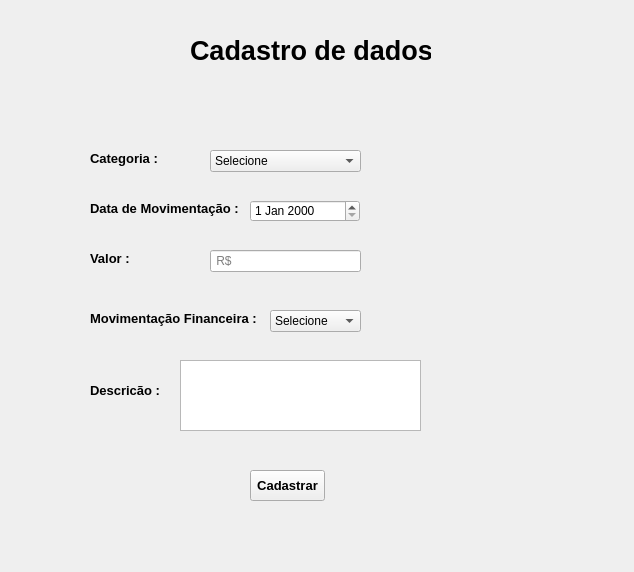
<?xml version="1.0" encoding="UTF-8"?>
<ui version="4.0">
 <class>tela</class>
 <widget class="QWidget" name="tela">
  <property name="geometry">
   <rect>
    <x>0</x>
    <y>0</y>
    <width>634</width>
    <height>572</height>
   </rect>
  </property>
  <property name="windowTitle">
   <string>Form</string>
  </property>
  <widget class="QLabel" name="label_2">
   <property name="geometry">
    <rect>
     <x>90</x>
     <y>150</y>
     <width>71</width>
     <height>16</height>
    </rect>
   </property>
   <property name="font">
    <font>
     <pointsize>10</pointsize>
     <bold>true</bold>
    </font>
   </property>
   <property name="text">
    <string>Categoria :</string>
   </property>
  </widget>
  <widget class="QLabel" name="label_3">
   <property name="geometry">
    <rect>
     <x>90</x>
     <y>200</y>
     <width>151</width>
     <height>16</height>
    </rect>
   </property>
   <property name="font">
    <font>
     <pointsize>10</pointsize>
     <bold>true</bold>
    </font>
   </property>
   <property name="text">
    <string>Data de Movimentação :</string>
   </property>
  </widget>
  <widget class="QLabel" name="label_4">
   <property name="geometry">
    <rect>
     <x>90</x>
     <y>250</y>
     <width>49</width>
     <height>16</height>
    </rect>
   </property>
   <property name="font">
    <font>
     <pointsize>10</pointsize>
     <bold>true</bold>
    </font>
   </property>
   <property name="text">
    <string>Valor :</string>
   </property>
  </widget>
  <widget class="QLabel" name="label_5">
   <property name="geometry">
    <rect>
     <x>90</x>
     <y>380</y>
     <width>81</width>
     <height>21</height>
    </rect>
   </property>
   <property name="font">
    <font>
     <pointsize>10</pointsize>
     <bold>true</bold>
    </font>
   </property>
   <property name="text">
    <string>Descricão : </string>
   </property>
  </widget>
  <widget class="QLabel" name="label">
   <property name="geometry">
    <rect>
     <x>190</x>
     <y>20</y>
     <width>241</width>
     <height>61</height>
    </rect>
   </property>
   <property name="font">
    <font>
     <pointsize>20</pointsize>
     <bold>true</bold>
    </font>
   </property>
   <property name="text">
    <string>Cadastro de dados</string>
   </property>
  </widget>
  <widget class="QPushButton" name="caixaCadastrar">
   <property name="geometry">
    <rect>
     <x>250</x>
     <y>470</y>
     <width>75</width>
     <height>31</height>
    </rect>
   </property>
   <property name="font">
    <font>
     <pointsize>10</pointsize>
     <bold>true</bold>
    </font>
   </property>
   <property name="text">
    <string>Cadastrar</string>
   </property>
  </widget>
  <widget class="QTextEdit" name="caixaDesc">
   <property name="geometry">
    <rect>
     <x>180</x>
     <y>360</y>
     <width>241</width>
     <height>71</height>
    </rect>
   </property>
  </widget>
  <widget class="QComboBox" name="caixaCategoria">
   <property name="geometry">
    <rect>
     <x>210</x>
     <y>150</y>
     <width>151</width>
     <height>22</height>
    </rect>
   </property>
   <item>
    <property name="text">
     <string>Selecione</string>
    </property>
   </item>
   <item>
    <property name="text">
     <string>Despesa Pessoal</string>
    </property>
   </item>
   <item>
    <property name="text">
     <string>Essenciais</string>
    </property>
   </item>
   <item>
    <property name="text">
     <string>Salario</string>
    </property>
   </item>
  </widget>
  <widget class="QDateEdit" name="caixaDataMov">
   <property name="geometry">
    <rect>
     <x>250</x>
     <y>200</y>
     <width>110</width>
     <height>22</height>
    </rect>
   </property>
  </widget>
  <widget class="QLineEdit" name="caixaValor">
   <property name="geometry">
    <rect>
     <x>210</x>
     <y>250</y>
     <width>151</width>
     <height>22</height>
    </rect>
   </property>
   <property name="placeholderText">
    <string> R$</string>
   </property>
  </widget>
  <widget class="QLabel" name="label_6">
   <property name="geometry">
    <rect>
     <x>90</x>
     <y>310</y>
     <width>171</width>
     <height>16</height>
    </rect>
   </property>
   <property name="font">
    <font>
     <pointsize>10</pointsize>
     <bold>true</bold>
    </font>
   </property>
   <property name="text">
    <string>Movimentação Financeira :</string>
   </property>
  </widget>
  <widget class="QComboBox" name="caixaEntSaid">
   <property name="geometry">
    <rect>
     <x>270</x>
     <y>310</y>
     <width>91</width>
     <height>22</height>
    </rect>
   </property>
   <item>
    <property name="text">
     <string>Selecione</string>
    </property>
   </item>
   <item>
    <property name="text">
     <string>Entrada</string>
    </property>
   </item>
   <item>
    <property name="text">
     <string>Saida</string>
    </property>
   </item>
  </widget>
 </widget>
 <resources/>
 <connections/>
</ui>
